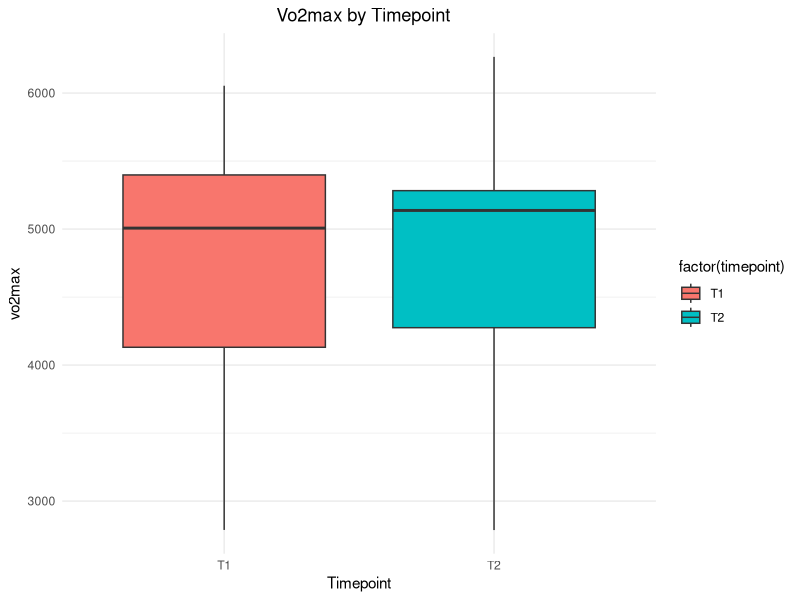

Recreate this plot in R.
## ---- chunk 1
#| echo: false
#| message: false
library(dplyr)
library(ggplot2)
library(knitr)
library(readxl)
library(tibble)
library(tidyr)
library(tidyverse)
## ---- chunk 2
#| echo: false

data <- read_excel("Fysologisk testing.xlsx")

ggplot(data, aes(x = factor(timepoint), y = vo2max, fill = factor(timepoint))) +
  geom_boxplot() +
  labs(title = "Vo2max by Timepoint",
       x = "Timepoint",
       y = "vo2max") +
  theme_minimal() +
theme(plot.title = element_text(hjust = 0.51)) +
  
  ggtitle("Vo2max by Timepoint") 
## ---- chunk 3
#| echo: false


data <- read_excel("Fysologisk testing.xlsx")

summary_table <- data %>%
  summarise(
    Variabel = "Alder",
    Gjennomsnitt = mean(age),
    Standardavvik = sd(age),
    Median = median(age),
    Minimum = min(age),
    Maksimum = max(age)
  ) %>%
  bind_rows(data %>%
    summarise(
      Variabel = "Bodyheight",
      Gjennomsnitt = mean(bodyheight),
      Standardavvik = sd(bodyheight),
      Median = median(bodyheight),
      Minimum = min(bodyheight),
      Maksimum = max(bodyheight)
    )) %>%
  bind_rows(data %>%
    summarise(
      Variabel = "Vekt",
      Gjennomsnitt = mean(vekt),
      Standardavvik = sd(vekt),
      Median = median(vekt),
      Minimum = min(vekt),
      Maksimum = max(vekt)
    )) %>%
  bind_rows(data %>%
    summarise(
      Variabel = "Vo2max",
      Gjennomsnitt = mean(vo2max),
      Standardavvik = sd(vo2max),
      Median = median(vo2max),
      Minimum = min(vo2max),
      Maksimum = max(vo2max)
    )) %>%
  bind_rows(data %>%
    summarise(
      Variabel = "w.max",
      Gjennomsnitt = mean(w.max),
      Standardavvik = sd(w.max),
      Median = median(w.max),
      Minimum = min(w.max),
      Maksimum = max(w.max)
    )) %>%
  bind_rows(data %>%
    summarise(
      Variabel = "MAOD.a",
      Gjennomsnitt = mean(MAOD.a),
      Standardavvik = sd(MAOD.a),
      Median = median(MAOD.a),
      Minimum = min(MAOD.a),
      Maksimum = max(MAOD.a)
    ))

print(summary_table)

## ---- chunk 4
#| echo: false

data <- read_excel("Fysologisk testing.xlsx")

cv_results_vo2max <- data %>%
  group_by(id) %>%
  summarize(cv_vo2max = sd(vo2max, na.rm = TRUE) / mean(vo2max, na.rm = TRUE) * 100)

cv_results_wmax <- data %>%
  group_by(id) %>%
  summarize(cv_wmax = sd(w.max, na.rm = TRUE) / mean(w.max, na.rm = TRUE) * 100)

cv_results_maoda <- data %>%
  group_by(id) %>%
  summarize(cv_maoda = sd(MAOD.a, na.rm = TRUE) / mean(MAOD.a, na.rm = TRUE) * 100)

std_dev_by_id <- data %>%
  group_by(id) %>%
  summarize(std_dev_vo2max = sd(vo2max) * 0.2)

std_dev_wmax_by_id <- data %>%
  group_by(id) %>%
  summarize(std_dev_wmax = sd(w.max) * 0.2)

std_dev_maoda_by_id <- data %>%
  group_by(id) %>%
  summarize(std_dev_MAODa = sd(MAOD.a) * 0.2)

summary_table <- tibble(
  id = cv_results_vo2max$id,
  cv_vo2max = cv_results_vo2max$cv_vo2max,
  cv_wmax = cv_results_wmax$cv_wmax,
  cv_maoda = cv_results_maoda$cv_maoda,
  std_dev_vo2max = std_dev_by_id$std_dev_vo2max,
  std_dev_wmax = std_dev_wmax_by_id$std_dev_wmax,
  std_dev_MAODa = std_dev_maoda_by_id$std_dev_MAODa
)

if ("std_dev_MAODa" %in% colnames(summary_table)) {
  mean_std_dev_MAODa_data <- mean(summary_table$std_dev_MAODa, na.rm = TRUE)
} else {
  mean_std_dev_MAODa_data <- "Kolonnen std_dev_MAODa eksisterer ikke i dataframen."
}

print(summary_table)

## ---- chunk 5
#| echo: false

data <- read_excel("Fysologisk testing.xlsx")

calculate_cv <- function(x) {
  cv <- sd(x) / mean(x)
  return(cv)
}

data <- na.omit(data[, c("id", "vo2max", "MAOD.a")])

if (nrow(data) > 0) {
 
  cv_data <- aggregate(. ~ id, data=data, FUN=calculate_cv)
  

  print(cv_data)
} else {
  cat("Ingen data tilgjengelig for beregning av CV.")
}

## ---- chunk 6
#| echo: false


data <- read_excel("Fysologisk testing.xlsx")

suppressWarnings({
  
  cv_results <- data %>%
    group_by(id) %>%
    summarize(cv_vo2max = sd(vo2max, na.rm = TRUE) / mean(vo2max, na.rm = TRUE) * 100)


cv_results <- data %>%
  group_by(id) %>%
  summarize(cv_vo2max = sd(vo2max, na.rm = TRUE) / mean(vo2max, na.rm = TRUE) * 100)

mean_cv <- mean(cv_results$cv_vo2max, na.rm = TRUE)

cv_wmax_results <- data %>%
  group_by(id) %>%
  summarize(cv_wmax = sd(w.max, na.rm = TRUE) / mean(w.max, na.rm = TRUE) * 100)

mean_cv_wmax <- mean(cv_wmax_results$cv_wmax, na.rm = TRUE)

cv_maoda_results <- data %>%
  group_by(id) %>%
  summarize(cv_maoda = sd(MAOD.a, na.rm = TRUE) / mean(MAOD.a, na.rm = TRUE) * 100)

mean_cv_maoda <- mean(cv_maoda_results$cv_maoda, na.rm = TRUE)

std_dev_by_id <- data %>%
  group_by(id) %>%
  summarize(std_dev_vo2max = sd(vo2max))

for (i in 1:nrow(std_dev_by_id)) {
  std_dev_by_id$std_dev_vo2max[i] <- std_dev_by_id$std_dev_vo2max[i] * 0.2
}

std_dev_by_id$std_dev_vo2max_0.2 <- std_dev_by_id$std_dev_vo2max * 0.2  

mean_std_dev <- mean(std_dev_by_id$std_dev_vo2max)

mean_std_dev_0.2 <- mean(std_dev_by_id$std_dev_vo2max_0.2)

std_dev_wmax_by_id <- aggregate(data$w.max, by = list(data$id), FUN = function(x) sd(x) * 0.2)

colnames(std_dev_wmax_by_id) <- c("ID", "std_dev_wmax_0.2")

mean_std_dev_wmax_0.2 <- mean(std_dev_wmax_by_id$std_dev_wmax_0.2)

std_dev_maod_a_by_id <- aggregate(data$MAOD.a, by = list(data$id), FUN = function(x) sd(x) * 0.2)

colnames(std_dev_maod_a_by_id) <- c("ID", "std_dev_MAODa_0.2")

mean_std_dev_MAODa_0.2 <- mean(std_dev_maod_a_by_id$std_dev_MAODa_0.2)

mean_std_dev_MAOD_a_by_id <- mean(data$std_dev_MAODa_0.2, na.rm = TRUE)

data <- na.omit(data)

mean_std_dev_MAODa_0.2 <- mean(data$std_dev_MAODa_0.2)

data <- data %>%
  group_by(id) %>%
  mutate(std_dev_MAODa_0.2 = sd(MAOD.a) * 0.2)

mean_std_dev_MAODa_0.2 <- mean(data$std_dev_MAODa_0.2, na.rm = TRUE)

result_table <- data.frame(
  Variable = c("VO2max", "W.max", "MAOD.a"),
  `Mean Coef. of Variation (0.2)` = c(mean_cv, mean_cv_wmax, mean_cv_maoda),
  `Mean Std. Deviation (0.2)` = c(mean_std_dev, mean_std_dev_wmax_0.2, mean_std_dev_MAODa_0.2)
)

result_table$Variable <- gsub("^\\d+\\.?\\d*\\s*", "", result_table$Variable)

result_table <- result_table[!(result_table$Variable %in% c("MAOD.a (after NA removal)", "MAOD.a (after calculation)")), ]

rownames(result_table) <- NULL

colnames(result_table) <- c("Variable", "Mean Coef. of Variation (0.2)", "Mean Std. Deviation (0.2)")
})


print(result_table)

